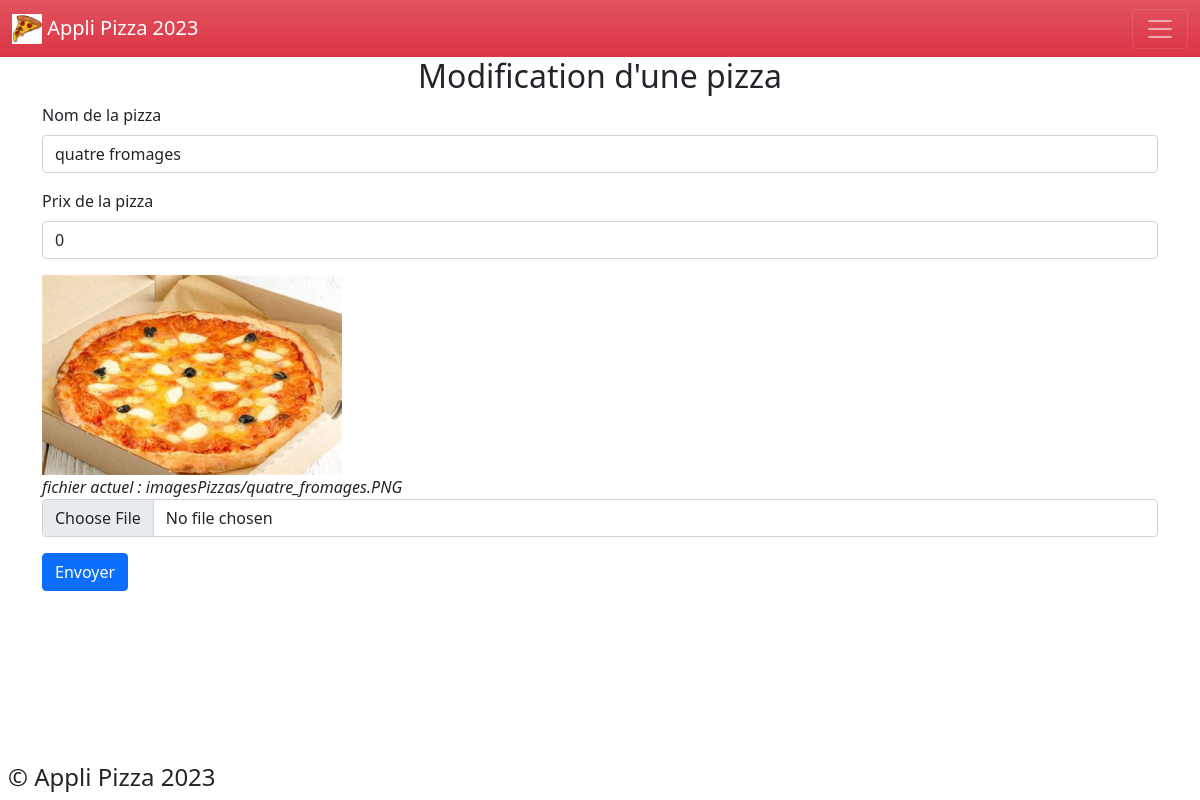
The page /pizzas/1/update/ on the database its author committed.
### applipizza/models.py (models this page shows, shortened)
class Pizza(models.Model) :
    idIPizza = models.AutoField(primary_key = True)
    nomPizza = models.CharField(max_length = 50, verbose_name ='le nom de cette Pizza')
    prix = models.DecimalField(max_digits = 4, decimal_places = 2, verbose_name = 'le prix')
    image = models.ImageField(default= 'imagesPizzas/default.PNG', upload_to = 'imagesPizzas/')

### applipizza/views.py (the view)
# urls.py: path('pizzas/<int:pizza_id>/update/', views.afficherFormulaireModificationPizza),
def afficherFormulaireModificationPizza(request, pizza_id):
    pizza_a_modifier = Pizza.objects.get(idIPizza=pizza_id)
    return render(
        request,
        "applipizza/formulaireModificationPizza.html",
        {"pizza": pizza_a_modifier}
    )

### applipizza/templates/applipizza/formulaireModificationPizza.html (shortened to what this page needs)
{% extends 'applipizza/base.html' %}
{% block main %}
<h2 class="text-center">Modification d'une pizza</h2>
<form action="/pizzas/{{ pizza.idIPizza }}/updated/" enctype="multipart/form-data" method="post" class="container mx-auto">
    <div class="mb-3">
        <label for="id_nomPizza" class="form-label">Nom de la pizza</label>
        <input type="text" name="nomPizza" class="form-control" required id="id_nomPizza" value="{{pizza.nomPizza}}">
    </div>
    <div class="mb-3">
        <label for="id_prix" class="form-label">Prix de la pizza</label>
        <input type="number" step="0.01" name="prix" value="0" min="0" step="0.01" class="form-control" required id="id_prix" value="{{pizza.prix}}">
    </div>
    <div class="mb-3">
        <div class="divImgPizza">
            <img class="imagePizza" src="{{ MEDIA_URL }}{{ pizza.image }}" alt="photo de la pizza {{ piz.nomPizza }}" title="{{ piz.nomPizza }}" style="max-width: 100%; max-height: 200px;">
        </div>
        <div class="divNomPizza"><i>fichier actuel : {{pizza.image}}</i></div>
        <input class="form-control" name="image" type="file" accept="image/*" id="id_image">
    </div>
    <button type="submit" class="btn btn-primary">Envoyer</button>
</form>
{% endblock %}

### static/applipizza/css/styles.css (style rules this page uses)
.Site { display: flex; min-height: 100vh; flex-direction: column; }

### rows shown on the page
Pizza: nomPizza "quatre fromages", image (picture), image "imagesPizzas/quatre_fromages.PNG"
